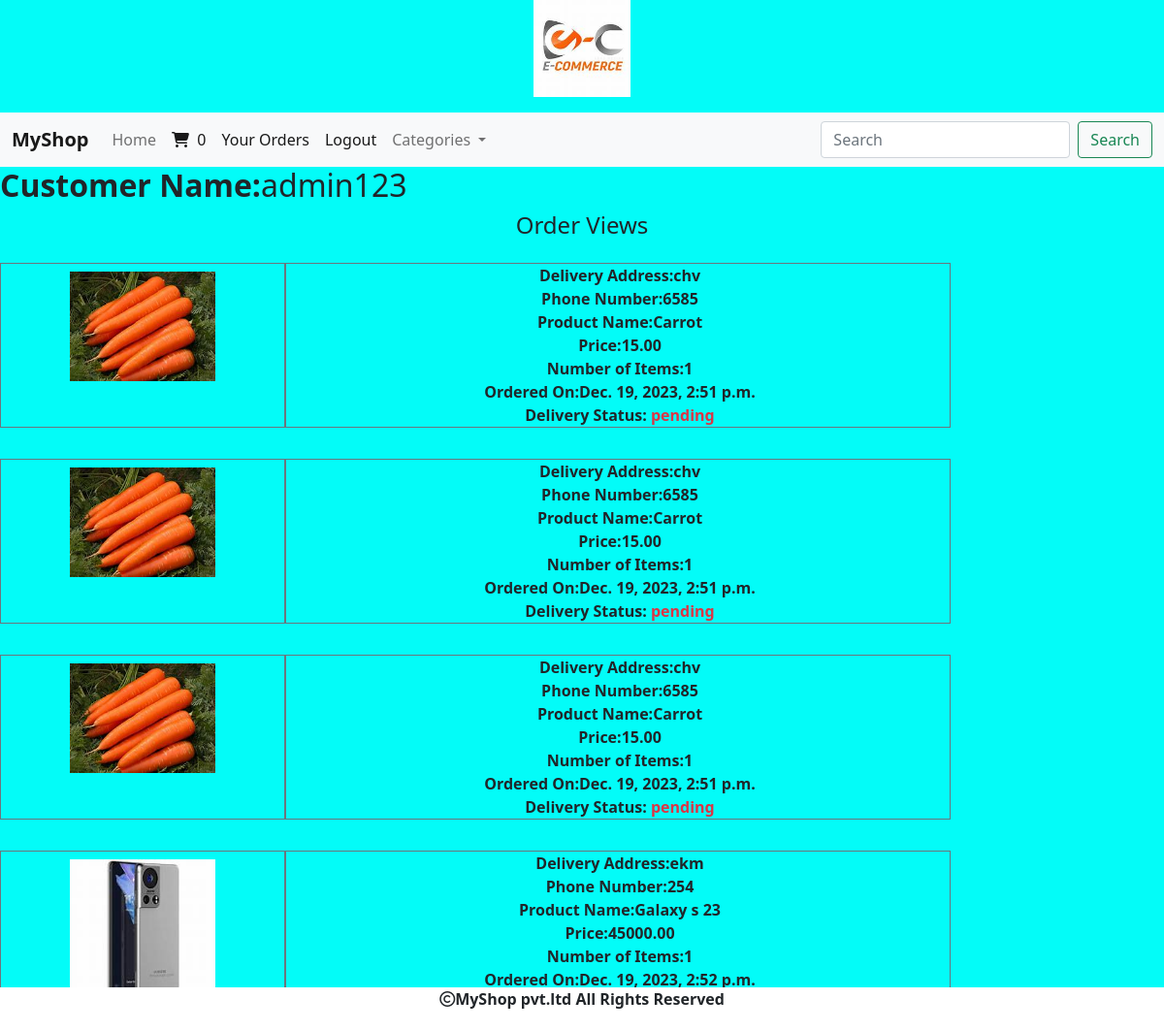
Screenshot of /cart/orderview (signed in) with the database file from the repository.
### cart/models.py (models this page shows, shortened)
class Order(models.Model):
    product=models.ForeignKey(Product,on_delete=models.CASCADE)
    user=models.ForeignKey(User,on_delete=models.CASCADE)
    no_of_items=models.IntegerField()
    address=models.TextField()
    phone=models.CharField(max_length=30)
    order_status=models.BooleanField(max_length=20,default="pending")
    delivery_status=models.CharField(max_length=20,default="pending")
    date_ordered=models.DateTimeField(auto_now_add=True)

### shop/models.py (models this page shows, shortened)
class Product(models.Model):
    name=models.CharField(max_length=200)
    desc=models.TextField()
    image=models.ImageField(upload_to='categories/product',blank=True,null=True)
    price=models.DecimalField(max_digits=10,decimal_places=2)
    Category=models.ForeignKey(Category,on_delete=models.CASCADE)#one to many relationships
    stock=models.IntegerField()
    available=models.BooleanField(default=True)
    created=models.DateTimeField(auto_now_add=True)
    updated=models.DateTimeField(auto_now=True)

### cart/views.py (the view)
# urls.py: path('orderview',views.orderview,name='orderview'),
def orderview(request):
    u=request.user
    c=Order.objects.filter(user=u)
    return render(request,'orderview.html',{'c':c})

### cart/context_processor.py (called while the page is built)
def productcount(request):
    item_count=0
    if request.user.is_authenticated:
       u=request.user
       try:
           cart=Cart.objects.filter(user=u)
           for i in cart:
               item_count=item_count+i.quantity
       except:
           item_count=0
    return {'count':item_count}

### shop/context_processors.py (called while the page is built)
def menu_links(request):
    c=Category.objects.all()
    return {'links':c}

### templates/orderview.html (shortened to what this page needs)
{% extends 'base.html' %}
{% load static %}
{% block content %}
<h2 class="mt=3" xmlns="http://www.w3.org/1999/html"><b>Customer Name:</b>{{user.username}}</h2>
<div class="container-fluid" style="width:100%;height:300px;">
<div class="row">
    <h4 class="text-center"> Order Views </h4>
    <div class="row">
        {% for i in c %}
        <div class="col-sm-3 my-3 py-2 border border-1 border-secondary">
            <center><img src="{{i.product.image.url}}" height="=150px" width="150px"></center>
        </div>
        <div class="col-sm-7 my-3 me-3 pe-2 text-center border border-1 border-secondary">
            <b>Delivery Address:{{i.address}}</b><br>
            <b>Phone Number:{{i.phone}}</b><br>
            <b>Product Name:{{i.product.name}}</b><br>
            <b> Price:{{i.product.price}}</b><br>
            <b>Number of Items:{{i.no_of_items}}</b><br>
            <b>Ordered On:{{i.date_ordered}}</b><br>
            <b>Delivery Status:<span class="text-danger"> {{i.delivery_status}}</span></b><br>
        </div>
        {% endfor %}
        </div>
    </div>
</div>
{% endblock %}

### templates/base.html (shortened to what this page needs)
<!DOCTYPE html>
{% load static %}
<html lang="en">
<head>
     <link href="https://cdn.jsdelivr.net/npm/bootstrap@5.0.2/dist/css/bootstrap.min.css" rel="stylesheet">
    <link rel="stylesheet" href="{% static 'css/style.css' %}">
    <link rel="stylesheet" href="https://cdnjs.cloudflare.com/ajax/libs/font-awesome/6.5.1/css/all.min.css">
</head>
<body>
<header>
    <center><img src="{% static 'images/logo.jpeg' %}" class="mb-3" height="100px" width="100px" </center>
    <nav class="navbar navbar-expand-lg navbar-light bg-light">
  <div class="container-fluid">
    <a class="navbar-brand" href="#"><b>MyShop</b></a>
    <div class="collapse navbar-collapse" id="navbarSupportedContent">
      <ul class="navbar-nav me-auto mb-2 mb-lg-0">
        <li class="nav-item">
          <a class="nav-link " aria-current="page" href="{% url 'shop:allcategories' %}">Home</a>
        </li>
          {% if user.is_authenticated %}
          {% if user.is_superuser == False %}
          <li class="nav-item">
          <a class="nav-link active" aria-current="page" href="{% url 'cart:Cartview' %}"><i class="fa-solid fa-cart-shopping"></i>&nbsp;&nbsp;{{count}}</a>
               </li>
          <li class="nav-item">
          <a class="nav-link active" aria-current="page" href="{% url 'cart:orderview' %}">Your Orders</a>
               </li>
          {% endif %}
          <a class="nav-link active" aria-current="page" href="{% url 'shop:logout' %}">Logout</a>
           <li class="nav-item dropdown">
          <a class="nav-link dropdown-toggle" href="#" id="navbarDropdown" role="button" data-bs-toggle="dropdown" aria-expanded="false">
            Categories
              </a>
        </li>
          {% endif%}
          </ul>
      <form class="d-flex" method="POST" action="{% url 'search:search' %}">
        <input class="form-control me-2" type="search" name="q" placeholder="Search" aria-label="Search">
        <button class="btn btn-outline-success" type="submit">Search</button>
      </form>
    </div>
  </div>
</nav>
</header>
{% block content %}
{% endblock %}
<footer>
  <div class="footer">
    <p><i class="fa-regular fa-copyright"></i>MyShop pvt.ltd All Rights Reserved </p>
  </div>
</footer>
</body>
</html>

### static/css/style.css (style rules this page uses)
body { background-color:#03fcf8; }
.footer { height:45px; width:100%; background-color:white; position:fixed; bottom:0; left:0; text-align:center; font-weight:bold; }

### rows the page displays
Order: product.image (picture), address "chv", phone "6585", product.name "Carrot", product.price "15.00", no_of_items "1", date_ordered "Dec. 19, 2023, 2:51 p.m.", delivery_status "pending"
Order: product.image (picture), address "chv", phone "6585", product.name "Carrot", product.price "15.00", no_of_items "1", date_ordered "Dec. 19, 2023, 2:51 p.m.", delivery_status "pending"
Order: product.image (picture), address "chv", phone "6585", product.name "Carrot", product.price "15.00", no_of_items "1", date_ordered "Dec. 19, 2023, 2:51 p.m.", delivery_status "pending"
Order: product.image (picture), address "ekm", phone "254", product.name "Galaxy s 23", product.price "45000.00", no_of_items "1", date_ordered "Dec. 19, 2023, 2:52 p.m."

### other values shown
{{ count }} "0"
{{ user.username }} "admin123"
